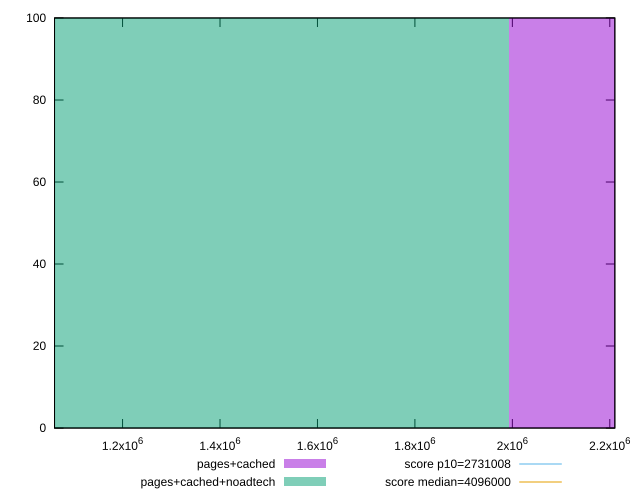

The gnuplot source for this figure:
reset

$pagesCached <<EOF
2656938.563677344 100
EOF

$pagesCachedNoadtech <<EOF
1328469.281838672 100
EOF

set key outside below
set boxwidth 1328469.281838672
set xrange [1060369:2210322]
set yrange [0:100]
set trange [0:100]
set style fill transparent solid 0.5 noborder

set parametric
set terminal svg size 640, 500 enhanced background rgb 'white'
set output "report_0_00242021-02-20T12:25:28.543Z/total-byte-weight/comparison/histogram/1_vs_2.svg"

plot $pagesCached title "pages+cached" with boxes, \
     $pagesCachedNoadtech title "pages+cached+noadtech" with boxes, \
     2731008,t title "score p10=2731008", \
     4096000,t title "score median=4096000"

reset
